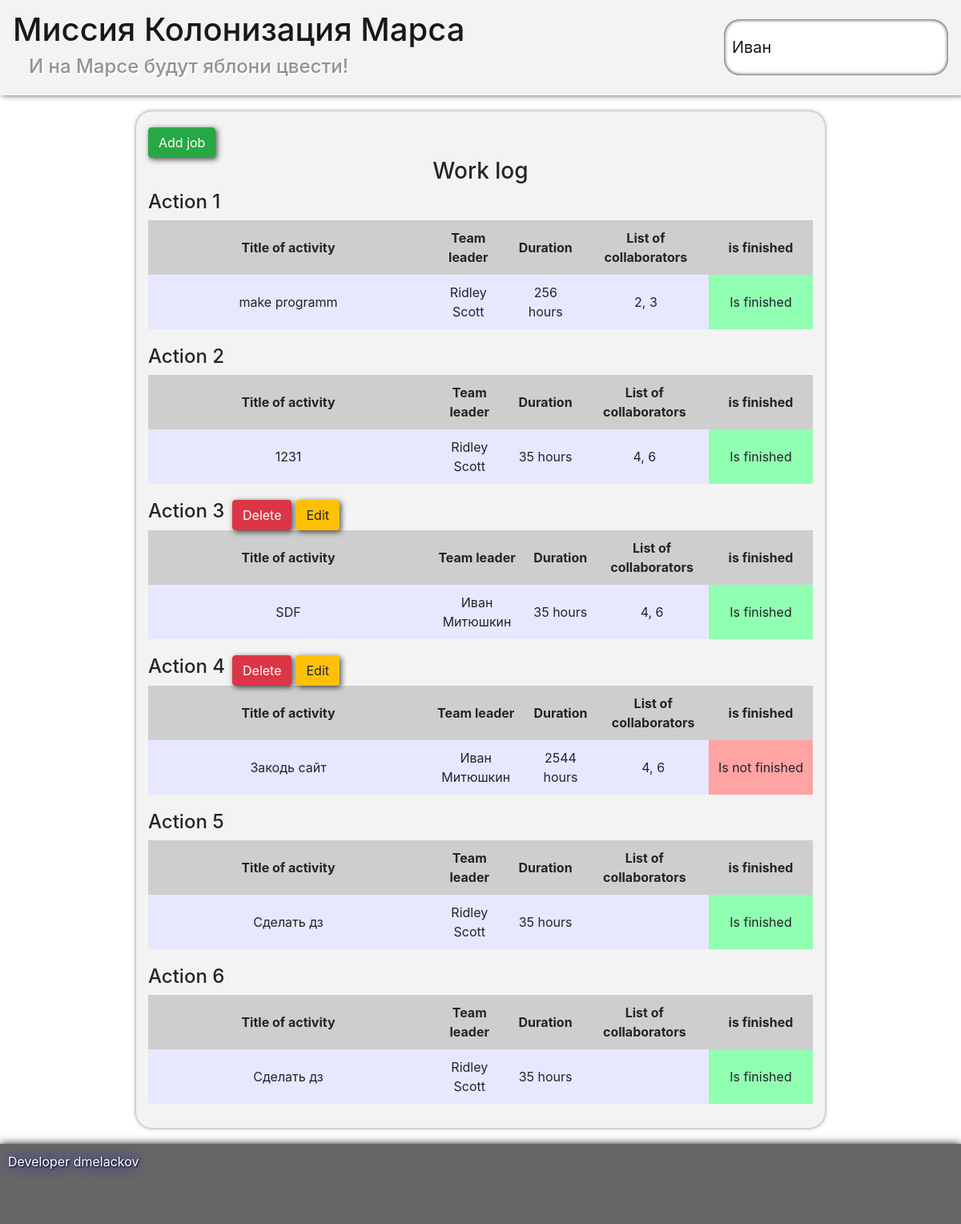
Screenshot of /index (signed in) with the database file from the repository.
### data/users.py (models this page shows, shortened)
class User(SqlAlchemyBase, UserMixin, SerializerMixin):
    __tablename__ = 'users'
    id = sqlalchemy.Column(sqlalchemy.Integer,
                           primary_key=True, autoincrement=True)
    surname = sqlalchemy.Column(sqlalchemy.String, nullable=True)
    name = sqlalchemy.Column(sqlalchemy.String, nullable=True)
    age = sqlalchemy.Column(sqlalchemy.Integer, nullable=True)
    position = sqlalchemy.Column(sqlalchemy.String, nullable=True)
    speciality = sqlalchemy.Column(sqlalchemy.String, nullable=True)
    address = sqlalchemy.Column(sqlalchemy.String, nullable=True)
    email = sqlalchemy.Column(sqlalchemy.String,
                              index=True, unique=True, nullable=True)
    hashed_password = sqlalchemy.Column(sqlalchemy.String, nullable=True)
    modified_date = sqlalchemy.Column(sqlalchemy.DateTime,
                                      default=datetime.datetime.now)

### data/jobs.py (models this page shows)
class Jobs(SqlAlchemyBase, SerializerMixin):
    __tablename__ = 'jobs'
    id = sqlalchemy.Column(sqlalchemy.Integer,
                           primary_key=True, autoincrement=True)
    team_leader = sqlalchemy.Column(sqlalchemy.Integer,
                                    sqlalchemy.ForeignKey("users.id"))
    job = sqlalchemy.Column(sqlalchemy.String)
    work_size = sqlalchemy.Column(sqlalchemy.Integer)
    collaborators = sqlalchemy.Column(sqlalchemy.String)
    start_date = sqlalchemy.Column(sqlalchemy.DateTime)
    start_end = sqlalchemy.Column(sqlalchemy.DateTime)
    if_finished = sqlalchemy.Column(sqlalchemy.Boolean)
    leader = orm.relation('User')

### main.py (the view)
@app.route('/')
@app.route('/index')
def index():
    session = db_session.create_session()
    params = {}
    params["title"] = "Журнал работ"
    params["static_css"] = url_for('static', filename="css/")
    params["static_img"] = url_for('static', filename="img/")
    params["jobs"] = session.query(Jobs).all()
    return render_template('index.html', **params)

### data/db_session.py (called while the page is built)
def create_session() -> Session:
    global __factory
    return __factory()

### main.py (called while the page is built)
@login_manager.user_loader
def load_user(user_id):
    db_sess = db_session.create_session()
    return db_sess.query(User).get(user_id)

### templates/index.html
{% extends "base.html" %} {% block content %} {% if current_user.is_authenticated %}
<a class="btn btn-success" id="addjob" href="/addjob">Add job</a> {% endif %}
<div class="center">
    <h3>Work log</h3>
    <div class="works">
        {% for i in jobs %}
        <div class="jobLabel">
            <h4>Action {{loop.index}}</h4>
            {% if current_user.is_authenticated %} {% if current_user.id == 1 or current_user.id == i.leader.id %}
            <a class="btn btn-danger" href="/job_delete/{{ i.id }}">Delete</a>
            <a class="btn btn-warning" href="/job/{{ i.id }}">Edit</a> {% endif %} {% endif %}
        </div>
        <table>
            <tr class="title">
                <th>Title of activity</th>
                <th>Team leader</th>
                <th>Duration</th>
                <th>List of collaborators</th>
                <th>is finished</th>
            </tr>
            <tr class="data">
                <td class="activity">{{ i.job }}</td>
                <td class="leader">{{ i.leader.name }} {{ i.leader.surname }}</td>
                <td class="duration">{{ i.work_size }} hours</td>
                <td class="collab">{{ i.collaborators }}</td>
                <td class="finished {% if i.if_finished %}
                    yes
                {% else %}
                    no
                {% endif %}">{% if i.if_finished %} Is finished {% else %} Is not finished {% endif %}</td>
            </tr>
        </table>
        {% endfor %}
    </div>
</div>
{% endblock %}

### templates/base.html (shortened to what this page needs)
<!DOCTYPE html>
<html lang="en">
<head>
    <link rel="stylesheet" href="https://stackpath.bootstrapcdn.com/bootstrap/4.4.1/css/bootstrap.min.css">
    <link rel="stylesheet" href="{{ static_css }}style.css">
</head>
<body>
    <header>
        <nav class="navbar navbar-light">
            <a class="navbar-brand" href="/">
                <h1>Миссия Колонизация Марса</h1>
                <h4>И на Марсе будут яблони цвести!</h4>
            </a>
            <div class="userPanel">
                {% if current_user.is_authenticated %}
                <a class="navbar-brand" href="/logout">{{ current_user.name }}</a> {% else %}
                <p>
                    <a class="btn btn-primary " href="/register">Зарегистрироваться</a>
                    <a class="btn btn-success" href="/login">Войти</a>
                </p>
                {% endif %}
            </div>
        </nav>
    </header>
    <div class="wraper">
        <div class="content">
            <main role="main" class="container">
                {% block content %}{% endblock %}
            </main>
            <div class="footer">
                Developer dmelackov
            </div>
        </div>
    </div>
</body>
</html>

### static/css/style.css (style rules this page uses)
html { position: relative; min-height: 100%; }
body { position: absolute; min-width: 100%; min-height: 100%; }
.navbar-brand>h4 { color: rgb(148, 147, 147); margin-left: 20px; text-shadow: 2px 2px 1px white; }
header { background-color: (243, 243, 243); }
.center { text-align: center; margin-left: auto; margin-right: auto; }
.jobLabel>h4 { text-align: left; width: 100px; }
main { background-color: rgb(243, 243, 243); box-shadow: 0 0 5px rgba(0, 0, 0, 0.5); border-radius: 20px; padding: 10px 10px 10px 10px; }
.content { width: 900px; margin: 0 auto; padding: 20px; padding-bottom: 120px; }
.footer { position: absolute; bottom: 0; left: 0; width: 100%; height: 100px; background: #666; padding: 10px 10px 10px 10px; box-shadow: 0 0 10px rgba(0, 0, 0, 0.9); text-shadow: 1px 1px 2px black, 0 0 1em blue; color: white; }
.title>th { background-color: rgb(206, 206, 206); padding: 10px 10px 10px 10px; }
.data>td { background-color: rgb(231, 231, 255); padding: 10px 10px 10px 10px; }
.data>.no { background-color: rgb(255, 163, 163); }
.data>.yes { background-color: rgb(145, 255, 178); }
.works>table { width: 830px; }
.data>.activity { width: 350px; }
.data>.finished { width: 130px; }
#addjob.btn { margin-top: 10px; }
.jobLabel>h4, .jobLabel>a { float: left; }
.jobLabel>a { margin-left: 5px; }
.works>table { margin-bottom: 20px; }
.btn { box-shadow: 2px 2px 7px rgba(0, 0, 0, 0.7); }
.navbar { background-color: rgb(243, 243, 243); box-shadow: 2px 0 7px rgba(0, 0, 0, 0.7); }
.userPanel { background-color: white; border-radius: 20px; width: 280px; height: 70px; padding: 10px; box-shadow: inset 0 0 5px black; align-content: center; }
.userPanel>a { margin: 0 auto; }

### rows the page displays
User: name "Иван"
Jobs: job "make programm", leader.name "Ridley", leader.surname "Scott", work_size "256", collaborators "2, 3", if_finished "Is finished"
Jobs: job "1231", leader.name "Ridley", leader.surname "Scott", work_size "35", collaborators "4, 6", if_finished "Is finished"
Jobs: job "SDF", leader.name "Иван", leader.surname "Митюшкин", work_size "35", collaborators "4, 6", if_finished "Is finished"
Jobs: job "Закодь сайт", leader.name "Иван", leader.surname "Митюшкин", work_size "2544", collaborators "4, 6", if_finished "Is not finished"
Jobs: job "Сделать дз", leader.name "Ridley", leader.surname "Scott", work_size "35", if_finished "Is finished"
Jobs: job "Сделать дз", leader.name "Ridley", leader.surname "Scott", work_size "35", if_finished "Is finished"
